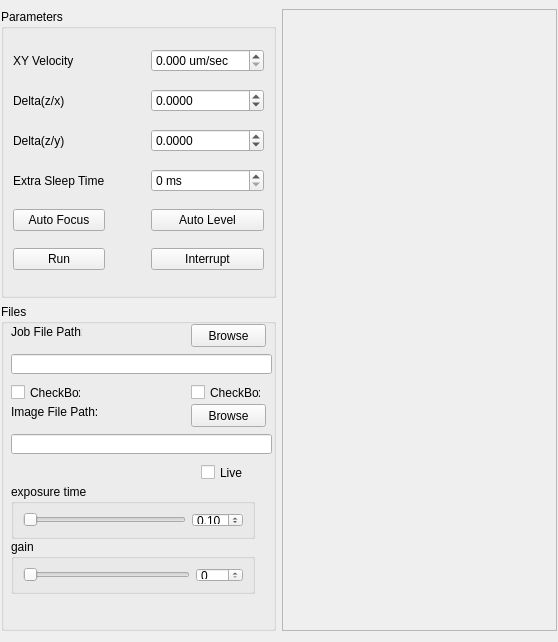
<?xml version="1.0" encoding="UTF-8"?>
<ui version="4.0">
 <class>main_QWidget</class>
 <widget class="QWidget" name="main_QWidget">
  <property name="geometry">
   <rect>
    <x>0</x>
    <y>0</y>
    <width>558</width>
    <height>642</height>
   </rect>
  </property>
  <property name="windowTitle">
   <string>Form</string>
  </property>
  <layout class="QHBoxLayout" name="main_horizontalLayout">
   <property name="leftMargin">
    <number>1</number>
   </property>
   <property name="topMargin">
    <number>9</number>
   </property>
   <property name="rightMargin">
    <number>1</number>
   </property>
   <item>
    <widget class="QWidget" name="settings_verticalWidget" native="true">
     <property name="maximumSize">
      <size>
       <width>275</width>
       <height>16777215</height>
      </size>
     </property>
     <layout class="QVBoxLayout" name="settings_verticalLayout">
      <property name="leftMargin">
       <number>0</number>
      </property>
      <property name="topMargin">
       <number>0</number>
      </property>
      <property name="rightMargin">
       <number>0</number>
      </property>
      <property name="bottomMargin">
       <number>0</number>
      </property>
      <item>
       <widget class="QGroupBox" name="groupBox">
        <property name="sizePolicy">
         <sizepolicy hsizetype="Preferred" vsizetype="Minimum">
          <horstretch>0</horstretch>
          <verstretch>0</verstretch>
         </sizepolicy>
        </property>
        <property name="minimumSize">
         <size>
          <width>275</width>
          <height>0</height>
         </size>
        </property>
        <property name="maximumSize">
         <size>
          <width>16777215</width>
          <height>289</height>
         </size>
        </property>
        <property name="title">
         <string>Parameters</string>
        </property>
        <layout class="QGridLayout" name="gridLayout">
         <item row="4" column="3">
          <widget class="QDoubleSpinBox" name="ExtraSleepTime_doubleSpinBox">
           <property name="suffix">
            <string> ms</string>
           </property>
           <property name="decimals">
            <number>0</number>
           </property>
           <property name="singleStep">
            <double>0.000100000000000</double>
           </property>
          </widget>
         </item>
         <item row="5" column="3">
          <widget class="QPushButton" name="AutoLevel_PushButton">
           <property name="text">
            <string>Auto Level</string>
           </property>
          </widget>
         </item>
         <item row="1" column="0" colspan="2">
          <widget class="QLabel" name="Vxy">
           <property name="text">
            <string>XY Velocity</string>
           </property>
          </widget>
         </item>
         <item row="5" column="0">
          <widget class="QPushButton" name="AutoFocus_PushButton">
           <property name="text">
            <string>Auto Focus</string>
           </property>
          </widget>
         </item>
         <item row="3" column="0" colspan="3">
          <widget class="QLabel" name="label">
           <property name="text">
            <string>Delta(z/y)</string>
           </property>
          </widget>
         </item>
         <item row="3" column="3">
          <widget class="QDoubleSpinBox" name="delta_zy_doubleSpinBox">
           <property name="suffix">
            <string/>
           </property>
           <property name="decimals">
            <number>4</number>
           </property>
           <property name="minimum">
            <double>-1.000000000000000</double>
           </property>
           <property name="maximum">
            <double>1.000000000000000</double>
           </property>
           <property name="singleStep">
            <double>0.000100000000000</double>
           </property>
          </widget>
         </item>
         <item row="1" column="3">
          <widget class="QDoubleSpinBox" name="Vxy_doubleSpinBox">
           <property name="suffix">
            <string> um/sec</string>
           </property>
           <property name="decimals">
            <number>3</number>
           </property>
           <property name="maximum">
            <double>100.000000000000000</double>
           </property>
           <property name="singleStep">
            <double>0.001000000000000</double>
           </property>
          </widget>
         </item>
         <item row="2" column="0" colspan="3">
          <widget class="QLabel" name="res_mode_label">
           <property name="text">
            <string>Delta(z/x)</string>
           </property>
          </widget>
         </item>
         <item row="4" column="0">
          <widget class="QLabel" name="camera_index_label_2">
           <property name="text">
            <string>Extra Sleep Time</string>
           </property>
          </widget>
         </item>
         <item row="6" column="3">
          <widget class="QPushButton" name="interrupt_pushButton">
           <property name="text">
            <string>Interrupt</string>
           </property>
          </widget>
         </item>
         <item row="2" column="3">
          <widget class="QDoubleSpinBox" name="delta_zx_doubleSpinBox">
           <property name="decimals">
            <number>4</number>
           </property>
           <property name="minimum">
            <double>-1.000000000000000</double>
           </property>
           <property name="maximum">
            <double>1.000000000000000</double>
           </property>
           <property name="singleStep">
            <double>0.000100000000000</double>
           </property>
          </widget>
         </item>
         <item row="6" column="0">
          <widget class="QPushButton" name="start_pushButton">
           <property name="text">
            <string>Run</string>
           </property>
          </widget>
         </item>
        </layout>
       </widget>
      </item>
      <item>
       <widget class="QGroupBox" name="groupBox_2">
        <property name="minimumSize">
         <size>
          <width>275</width>
          <height>0</height>
         </size>
        </property>
        <property name="title">
         <string>Files</string>
        </property>
        <widget class="QLabel" name="label_2">
         <property name="geometry">
          <rect>
           <x>10</x>
           <y>20</y>
           <width>71</width>
           <height>16</height>
          </rect>
         </property>
         <property name="text">
          <string>Job File Path:</string>
         </property>
        </widget>
        <widget class="QLineEdit" name="Job_File_lineEdit">
         <property name="geometry">
          <rect>
           <x>10</x>
           <y>50</y>
           <width>261</width>
           <height>20</height>
          </rect>
         </property>
        </widget>
        <widget class="QPushButton" name="JobFileBrowseButton">
         <property name="geometry">
          <rect>
           <x>190</x>
           <y>20</y>
           <width>75</width>
           <height>23</height>
          </rect>
         </property>
         <property name="text">
          <string>Browse</string>
         </property>
        </widget>
        <widget class="QLabel" name="label_3">
         <property name="geometry">
          <rect>
           <x>10</x>
           <y>100</y>
           <width>91</width>
           <height>16</height>
          </rect>
         </property>
         <property name="text">
          <string>Image File Path:</string>
         </property>
        </widget>
        <widget class="QLineEdit" name="Img_File_lineEdit">
         <property name="geometry">
          <rect>
           <x>10</x>
           <y>130</y>
           <width>261</width>
           <height>20</height>
          </rect>
         </property>
        </widget>
        <widget class="QPushButton" name="ImgFileBrowseButton">
         <property name="geometry">
          <rect>
           <x>190</x>
           <y>100</y>
           <width>75</width>
           <height>23</height>
          </rect>
         </property>
         <property name="text">
          <string>Browse</string>
         </property>
        </widget>
        <widget class="QCheckBox" name="mode_line">
         <property name="geometry">
          <rect>
           <x>10</x>
           <y>80</y>
           <width>70</width>
           <height>17</height>
          </rect>
         </property>
         <property name="text">
          <string>CheckBox</string>
         </property>
        </widget>
        <widget class="QCheckBox" name="mode_pnt">
         <property name="geometry">
          <rect>
           <x>190</x>
           <y>80</y>
           <width>70</width>
           <height>17</height>
          </rect>
         </property>
         <property name="text">
          <string>CheckBox</string>
         </property>
        </widget>
        <widget class="QPushButton" name="pushButton">
         <property name="geometry">
          <rect>
           <x>670</x>
           <y>150</y>
           <width>75</width>
           <height>23</height>
          </rect>
         </property>
         <property name="text">
          <string>PushButton</string>
         </property>
        </widget>
        <widget class="QGroupBox" name="exposure_GroupBox">
         <property name="geometry">
          <rect>
           <x>10</x>
           <y>180</y>
           <width>244</width>
           <height>55</height>
          </rect>
         </property>
         <property name="title">
          <string>exposure time</string>
         </property>
         <layout class="QHBoxLayout" name="horizontalLayout_4">
          <property name="leftMargin">
           <number>9</number>
          </property>
          <property name="topMargin">
           <number>9</number>
          </property>
          <property name="rightMargin">
           <number>9</number>
          </property>
          <property name="bottomMargin">
           <number>9</number>
          </property>
          <item>
           <widget class="QSlider" name="exposure_horizontalSlider">
            <property name="maximum">
             <number>2</number>
            </property>
            <property name="orientation">
             <enum>Qt::Horizontal</enum>
            </property>
           </widget>
          </item>
          <item>
           <widget class="QDoubleSpinBox" name="exp_value">
            <property name="maximum">
             <double>5.000000000000000</double>
            </property>
            <property name="singleStep">
             <double>0.010000000000000</double>
            </property>
            <property name="value">
             <double>0.100000000000000</double>
            </property>
           </widget>
          </item>
         </layout>
        </widget>
        <widget class="QGroupBox" name="gain_horizontalGroupBox">
         <property name="geometry">
          <rect>
           <x>10</x>
           <y>235</y>
           <width>244</width>
           <height>55</height>
          </rect>
         </property>
         <property name="title">
          <string>gain</string>
         </property>
         <layout class="QHBoxLayout" name="horizontalLayout_7">
          <item>
           <widget class="QSlider" name="gain_horizontalSlider">
            <property name="minimum">
             <number>100</number>
            </property>
            <property name="maximum">
             <number>500</number>
            </property>
            <property name="value">
             <number>100</number>
            </property>
            <property name="orientation">
             <enum>Qt::Horizontal</enum>
            </property>
           </widget>
          </item>
          <item>
           <widget class="QDoubleSpinBox" name="gain_doubleSpinBox">
            <property name="decimals">
             <number>0</number>
            </property>
           </widget>
          </item>
         </layout>
        </widget>
        <widget class="QCheckBox" name="live_checkBox">
         <property name="geometry">
          <rect>
           <x>200</x>
           <y>160</y>
           <width>48</width>
           <height>17</height>
          </rect>
         </property>
         <property name="text">
          <string>Live</string>
         </property>
        </widget>
       </widget>
      </item>
     </layout>
    </widget>
   </item>
   <item>
    <widget class="QFrame" name="frame">
     <property name="frameShape">
      <enum>QFrame::StyledPanel</enum>
     </property>
     <property name="frameShadow">
      <enum>QFrame::Raised</enum>
     </property>
    </widget>
   </item>
  </layout>
 </widget>
 <resources/>
 <connections/>
</ui>
